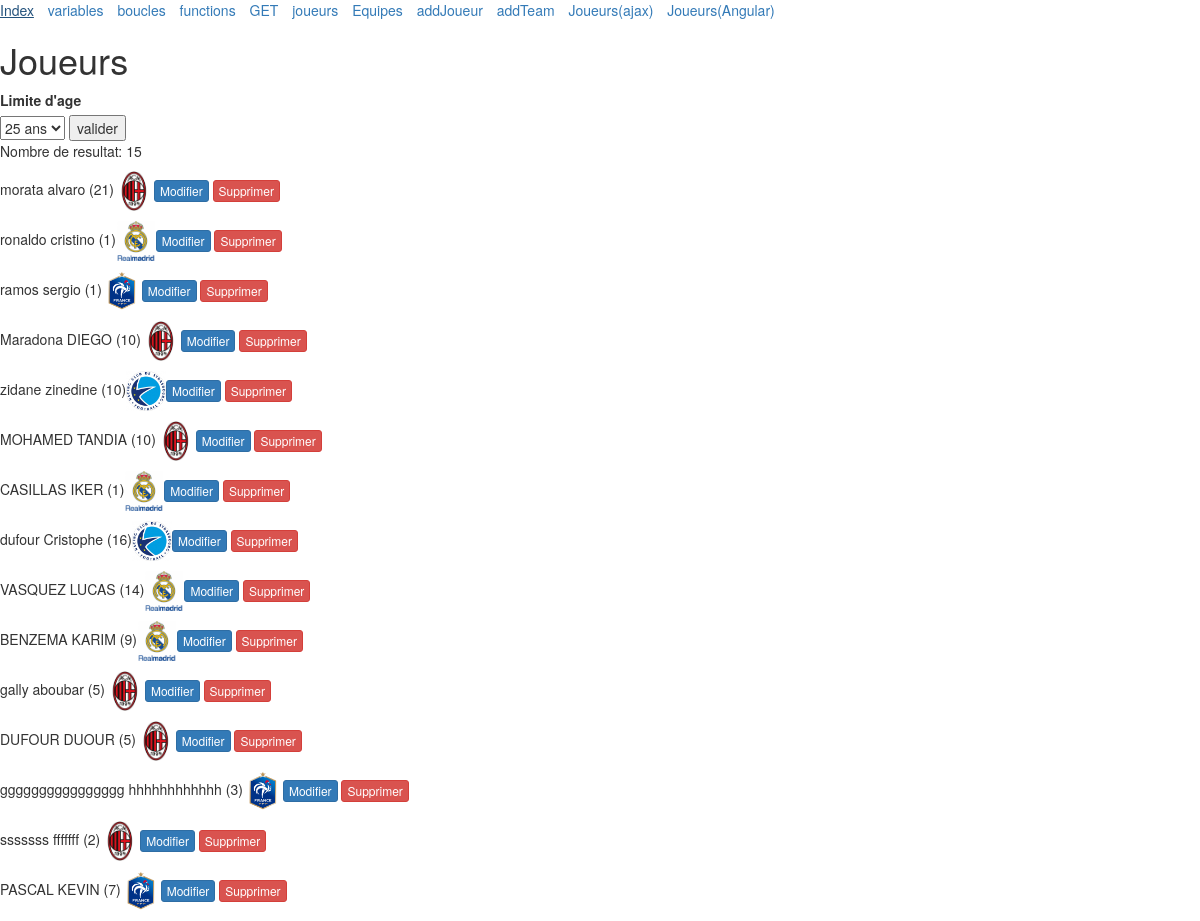
/joueurs.php, run on the app's committed database.
### tables this page shows
CREATE TABLE `joueur` (
  `id` int(11) NOT NULL,
  `nom` varchar(255) NOT NULL,
  `prenom` varchar(255) NOT NULL,
  `age` int(11) NOT NULL,
  `numero_maillot` int(3) NOT NULL,
  `equipe` varchar(255) NOT NULL
);

CREATE TABLE `equipe` (
  `id` int(11) NOT NULL,
  `nom` varchar(255) NOT NULL,
  `entraineur` varchar(255) NOT NULL,
  `couleur` varchar(255) NOT NULL,
  `logo` varchar(255) NOT NULL
);

### poo/classes/PlayerManager.class.php (called while the page is built, shortened)
<?php
class PlayerManager
{
	public $db;
	function __construct()
	{
		$this->db = new PDO("mysql:host=localhost;dbname=Formation-POEC","root","");
	}
	function getList()
	{
		$query = $this->db->prepare('SELECT * FROM Joueur');
		$query->execute();
		return $query;
	}
}
?>

### includes/equipe.inc.php (called while the page is built, shortened)
<?php
function getTeamById($id)
{
	$db = connect();
	$query = $db->prepare('SELECT * FROM equipe WHERE id = :id');
	$query->execute(array('id' => $id));
	return $query->fetch();
}
?>

### joueurs.php (the view, shortened to what this page needs)
<?php
include 'poo/classes/PlayerManager.class.php';
include "includes/equipe.inc.php";
include "includes/header.php";
include "includes/menu.php";
$pm = new PlayerManager();
if (isset($agelimit))
{
	$query = $pm->getListFiterByAge($agelimit);
}
else
{
	$query = $pm->getList();
}
?>
<h1>Joueurs</h1>
<label>Limite d'age</label>
<div>
	<form >
 	  <select name="agelimit">
   		<option value="25">25 ans</option>
  	 </select>
  	 <input type="submit"  value="valider">
  </form>
</div>
<?php
	$i = 0;
	$output = '';
while ($joueur = $query->fetch())
	{
		$i++;
		if ($joueur['numero_maillot'] > 0 &&
			($joueur['numero_maillot'] < 10000))
		{
			$output .=  "<p>" . $joueur['prenom'] . " " . $joueur['nom'] ." " . " (" .
			$joueur['numero_maillot'] . ")";
		}
		else
		{
			$output .=  "<p>" . $joueur['prenom'] . " " . $joueur['nom']  . "" ;
		}
		$team = getTeamById($joueur['equipe']);
		if ($team == false)
			{
				$output .= ',SCF';
			}
			else
			{
				$output .= '<img src="' . $team['logo'] .'" width="40">';
			}
		$output .= ('<a class="btn btn-primary btn-xs" href ="updatePlayer.php?id='.$joueur['id'].'" > Modifier </a>');
		$output .= (' ');
		$output .= ('<a class="btn btn-danger btn-xs" href ="deletePlayer.php?id='.$joueur['id'].'" > Supprimer </a>');
	}
	$output .= '</div>';
	echo '<p>  Nombre de resultat: ' . $i . '</p>';
	echo $output;
?>
<?php  include "includes/footer.php" ?>

### includes/header.php (shortened to what this page needs)
<!DOCTYPE html>
<html>
<head>
	<link rel="stylesheet" type="text/css" href="css/style.css">
	<link rel="stylesheet" type="text/css" href="css/bootstrap.min.css">
</head>
<body>

### includes/menu.php (shortened to what this page needs)
<?php
$base = 'http://localhost/PROJECTS/PHP/';
 $menus = [
 			[ 'href' =>  "index.php" , "label" => "Index" ],
 			[ 'href' =>  "variable.php" , "label" => "variables" ],
 			[ 'href' =>  "boucles.php" , "label" => "boucles" ],
 			[ 'href' =>  "function.php" , "label" => "functions" ],
 			[ 'href' =>  "get.php?country=italie&sport=football" , "label" => "GET" ],
 			[ 'href' =>  "joueurs.php" , "label" => "joueurs" ],
 			[ 'href' =>  "equipes.php" , "label" => "Equipes" ],
 			[ 'href' =>  "addPlayer.php" , "label" => "addJoueur" ],
 			[ 'href' =>  "addTeam.php" , "label" => "addTeam" ],
 			[ 'href' =>  "players.php" , "label" => "Joueurs(ajax)" ],
 			[ 'href' =>  "angularjs/index.php" , "label" => "Joueurs(Angular)" ]
 		];
?>
<nav>
<ul class="list-inline">
	<?php foreach($menus as $menu):?>
		<li>
			<a href="<?php echo $base.$menu["href"]; ?>">
				<?php echo $menu["label"]; ?>
			</a>
		</li>
	<?php endforeach?>
</ul>
</nav>

### includes/footer.php (shortened to what this page needs)
</body>

### data on the page
joueur: prenom "morata", nom "alvaro", numero_maillot "21", equipe.logo (picture)
joueur: prenom "ronaldo", nom "cristino", numero_maillot "1", equipe.logo (picture)
joueur: prenom "ramos", nom "sergio", numero_maillot "1", equipe.logo (picture)
joueur: prenom "Maradona", nom "DIEGO", numero_maillot "10", equipe.logo (picture)
joueur: prenom "zidane", nom "zinedine", numero_maillot "10", equipe.logo (picture)
joueur: prenom "MOHAMED", nom "TANDIA", numero_maillot "10", equipe.logo (picture)
joueur: prenom "CASILLAS", nom "IKER", numero_maillot "1", equipe.logo (picture)
joueur: prenom "dufour", nom "Cristophe", numero_maillot "16", equipe.logo (picture)
joueur: prenom "VASQUEZ", nom "LUCAS", numero_maillot "14", equipe.logo (picture)
joueur: prenom "BENZEMA", nom "KARIM", numero_maillot "9", equipe.logo (picture)
joueur: prenom "gally", nom "aboubar", numero_maillot "5", equipe.logo (picture)
joueur: prenom "DUFOUR", nom "DUOUR", numero_maillot "5", equipe.logo (picture)
joueur: prenom "gggggggggggggggg", nom "hhhhhhhhhhhh", numero_maillot "3", equipe.logo (picture)
joueur: prenom "sssssss", nom "fffffff", numero_maillot "2", equipe.logo (picture)
joueur: prenom "PASCAL", nom "KEVIN", numero_maillot "7", equipe.logo (picture)

### other printed values
$menu["label"] "Index"
$menu["label"] "variables"
$menu["label"] "boucles"
$menu["label"] "functions"
$menu["label"] "GET"
$menu["label"] "joueurs"
$menu["label"] "Equipes"
$menu["label"] "addJoueur"
$menu["label"] "addTeam"
$menu["label"] "Joueurs(ajax)"
$menu["label"] "Joueurs(Angular)"
$i "15"
